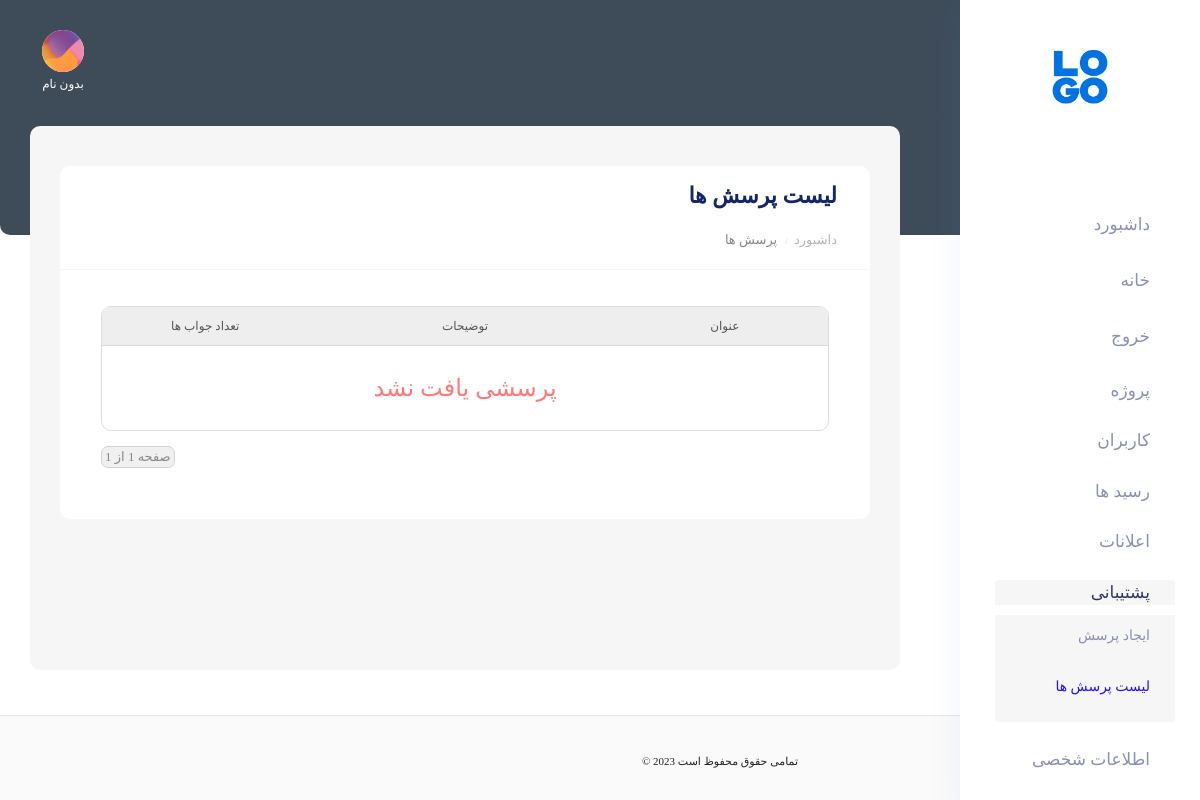
Before: /u/dashboard/support/question/list (signed in) with the older database file.
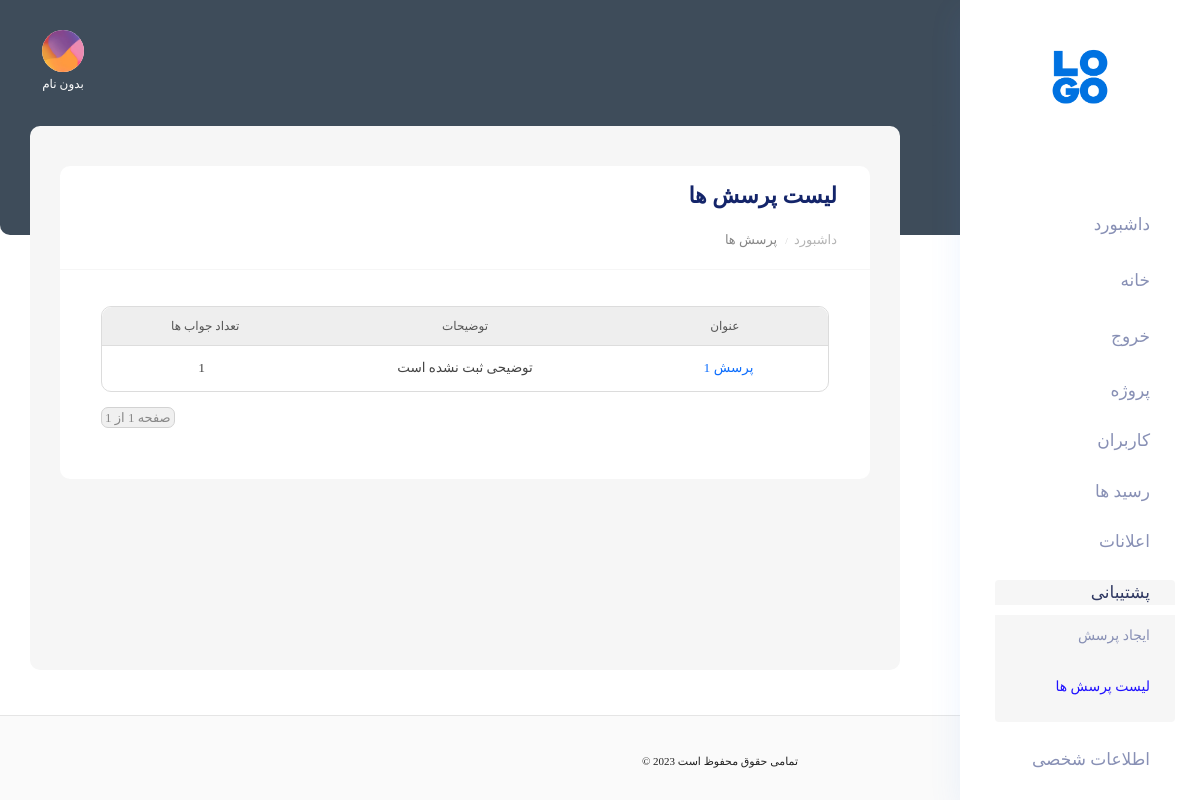
After: the same page with the newer database file.
### support/models.py (models this page shows, shortened)
class Question(BaseModel, Image):
    title = models.CharField(max_length=150)
    description = models.TextField(null=True)
    building = models.ForeignKey('receipt.Building', on_delete=models.CASCADE, null=True)
    option_1 = models.CharField(max_length=100)
    option_2 = models.CharField(max_length=100)
    option_3 = models.CharField(max_length=100)
    option_4 = models.CharField(max_length=100)
    class Meta:
        ordering = '-id',
    def get_answers(self):
        return self.answerquestion_set.all().order_by('user__last_name')
    def get_absolute_url(self):
        return reverse('support:support_dashboard_question_detail', args=(self.id,))

### support/views/dashboard.py (the view)
# urls.py: path('u/dashboard/support/question/list', dashboard.QuestionList.as_view(), name='support_dashboard_question_list'),
class QuestionList(LoginRequiredMixinCustom, View):
    def get_template_by_user(self, request):
        user = request.user
        if user.is_admin:
            return 'support/dashboard/question/list.html'
        else:
            return 'support/dashboard/question/user/list.html'
    def get_context_by_role(self, request):
        user = request.user
        if user.is_admin:
            questions = Question.objects.all()
        else:
            questions = Question.objects.filter(building__buildingavailable__user=user)
        page_num = request.GET.get('page', 1)
        pagination = Paginator(questions, 20)
        pagination = pagination.get_page(page_num)
        questions = pagination.object_list
        context = {
            'questions': questions,
            'pagination': pagination
        }
        return context
    @user_role_required_cbv(['normal_user', 'super_user'])
    def get(self, request):
        context = self.get_context_by_role(request)
        return render(request, self.get_template_by_user(request), context)

### account/models.py (called while the page is built)
    @property
    def is_admin(self):
        return True if self.role in settings.ADMIN_USER_ROLES else False

    @property
    def is_common_admin(self):
        return True if self.role in settings.COMMON_ADMIN_USER_ROLES else False

    @property
    def is_super_admin(self):
        return True if self.role in settings.SUPER_ADMIN_ROLES else False

    def get_full_name(self):
        fl = f'{self.first_name} {self.last_name}'.strip() or 'بدون نام'
        return fl

    def get_image_url(self):
        return '/static/images/dashboard/client_img.png'

### core/auth/mixins.py (called while the page is built)
    def dispatch(self, request, *args, **kwargs):
        if not request.user.is_authenticated:
            return self.handle_no_permission()
        if not request.user.is_phonenumber_confirmed:
            return redirect('account:confirm_phonenumber')
        return super().dispatch(request, *args, **kwargs)

### support/templates/support/dashboard/question/list.html (shortened to what this page needs)
{% extends 'account/dashboard/components/base/base_template.html' %}
{% block Content %}
    {% include 'account/dashboard/components/base/nav.html' %}
    <section class="main_content dashboard_part large_header_bg">
        {% include 'account/dashboard/components/base/header.html' %}
        <div class="main_content_iner">
            <div class="container-fluid p-0 ">
                <div class="col-lg-12">
                    <div class="white_card mb_30">
                        <div class="white_card_header">
                            <div class="box_header m-0">
                                <div class="main-title">
                                    <h3 class="m-0">لیست پرسش ها</h3>
                                </div>
                            </div>
                            <div class="breadcrumb">
                                <ul>
                                    <li>
                                        <a href="{% url 'account:dashboard' %}">داشبورد</a>
                                    </li>
                                    <li>
                                        <a href="">پرسش ها</a>
                                    </li>
                                </ul>
                            </div>
                        </div>
                        <div class="white_card_body">
                            <div class="card-body">
                                <div class="list-row">
                                    <div class="title-list-row">
                                        <div class="col-3">
                                            عنوان
                                        </div>
                                        <div class="col-3">
                                            توضیحات
                                        </div>
                                        <div class="col-3">
                                            تعداد جواب ها
                                        </div>
                                    </div>
                                    {% for question in questions %}
                                        <div class="detail-row">
                                            <div class="col-3">
                                                <a href="{{ question.get_absolute_url }}">
                                                    {{ question.title|truncatechars:20 }}
                                                </a>
                                            </div>
                                            <div class="col-3">
                                                {{ question.description|truncatechars:40|default:'توضیحی ثبت نشده است' }}
                                            </div>
                                            <div class="col-3">
                                                {{ question.get_answers.count }}
                                            </div>
                                        </div>
                                    {% empty %}
                                        <div class="container-not-found-base">
                                            <p>پرسشی یافت نشد</p>
                                        </div>
                                    {% endfor %}
                                </div>
                                <div class="pagination">
                                    <div class="step-links">
                                        <span class="current">
                                        صفحه  {{ pagination.number }} از {{ pagination.paginator.num_pages }}
                                        </span>
                                    </div>
                                </div>
                            </div>
                        </div>
                    </div>
                </div>
            </div>
        </div>
        {% include 'account/dashboard/components/base/footer.html' %}
    </section>
{% endblock %}

Changed rows visible on the page:
added Question: title "پرسش 1", description "توضیحی ثبت نشده است", get_answers.count "1"
Other visible differences:
text no longer shown: "پرسشی یافت نشد"
